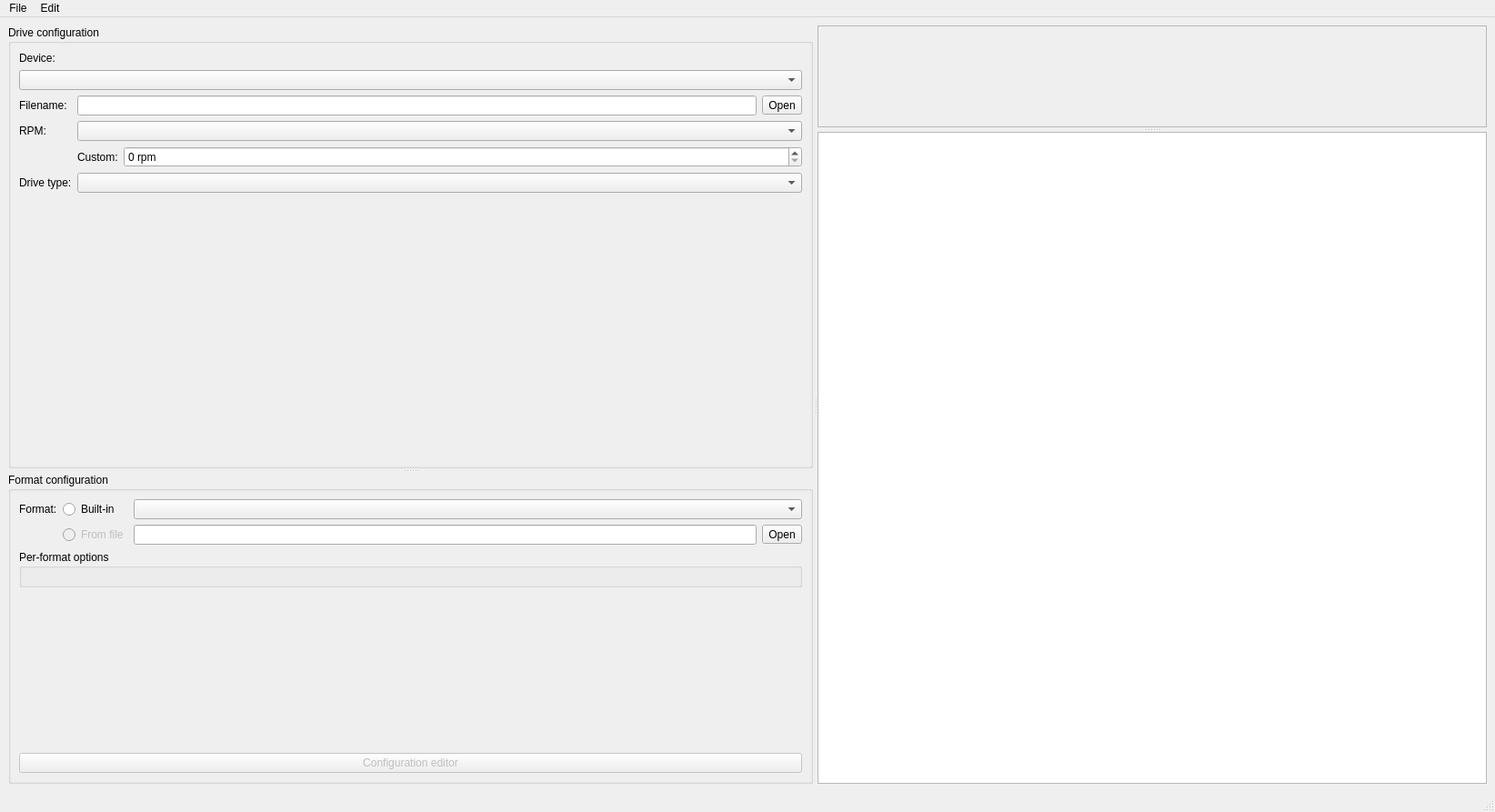
<?xml version="1.0" encoding="UTF-8"?>
<ui version="4.0">
 <class>MainWindow</class>
 <widget class="QMainWindow" name="MainWindow">
  <property name="geometry">
   <rect>
    <x>0</x>
    <y>0</y>
    <width>1644</width>
    <height>893</height>
   </rect>
  </property>
  <property name="windowTitle">
   <string>MainWindow</string>
  </property>
  <property name="windowIcon">
   <iconset resource="resources.qrc">
    <normaloff>:/ui/extras/icon.png</normaloff>:/ui/extras/icon.png</iconset>
  </property>
  <property name="styleSheet">
   <string notr="true">QTabWidget::pane {
//	border: 1px black;
//	border-style: solid;
}
</string>
  </property>
  <widget class="QWidget" name="centralwidget">
   <property name="enabled">
    <bool>true</bool>
   </property>
   <property name="sizePolicy">
    <sizepolicy hsizetype="Preferred" vsizetype="Preferred">
     <horstretch>0</horstretch>
     <verstretch>0</verstretch>
    </sizepolicy>
   </property>
   <property name="styleSheet">
    <string notr="true"/>
   </property>
   <layout class="QVBoxLayout" name="verticalLayout_6">
    <item>
     <widget class="QSplitter" name="splitter_3">
      <property name="orientation">
       <enum>Qt::Orientation::Horizontal</enum>
      </property>
      <property name="handleWidth">
       <number>5</number>
      </property>
      <widget class="QSplitter" name="splitter">
       <property name="orientation">
        <enum>Qt::Orientation::Vertical</enum>
       </property>
       <property name="handleWidth">
        <number>5</number>
       </property>
       <widget class="QGroupBox" name="driveConfigurationBox">
        <property name="sizePolicy">
         <sizepolicy hsizetype="MinimumExpanding" vsizetype="Expanding">
          <horstretch>0</horstretch>
          <verstretch>0</verstretch>
         </sizepolicy>
        </property>
        <property name="title">
         <string>Drive configuration</string>
        </property>
        <layout class="QVBoxLayout" name="verticalLayout_9">
         <property name="leftMargin">
          <number>0</number>
         </property>
         <property name="topMargin">
          <number>0</number>
         </property>
         <property name="rightMargin">
          <number>0</number>
         </property>
         <property name="bottomMargin">
          <number>0</number>
         </property>
         <item>
          <widget class="QScrollArea" name="scrollArea_2">
           <property name="sizePolicy">
            <sizepolicy hsizetype="MinimumExpanding" vsizetype="Expanding">
             <horstretch>0</horstretch>
             <verstretch>0</verstretch>
            </sizepolicy>
           </property>
           <property name="frameShape">
            <enum>QFrame::Shape::NoFrame</enum>
           </property>
           <property name="horizontalScrollBarPolicy">
            <enum>Qt::ScrollBarPolicy::ScrollBarAlwaysOff</enum>
           </property>
           <property name="sizeAdjustPolicy">
            <enum>QAbstractScrollArea::SizeAdjustPolicy::AdjustToContents</enum>
           </property>
           <property name="widgetResizable">
            <bool>true</bool>
           </property>
           <widget class="QWidget" name="scrollAreaWidgetContents_2">
            <property name="geometry">
             <rect>
              <x>0</x>
              <y>0</y>
              <width>873</width>
              <height>462</height>
             </rect>
            </property>
            <property name="sizePolicy">
             <sizepolicy hsizetype="MinimumExpanding" vsizetype="Preferred">
              <horstretch>0</horstretch>
              <verstretch>0</verstretch>
             </sizepolicy>
            </property>
            <layout class="QVBoxLayout" name="verticalLayout_4">
             <item>
              <widget class="QLabel" name="label_16">
               <property name="text">
                <string>Device:</string>
               </property>
              </widget>
             </item>
             <item>
              <widget class="QComboBox" name="deviceSelectionComboBox">
               <property name="editable">
                <bool>false</bool>
               </property>
               <property name="iconSize">
                <size>
                 <width>48</width>
                 <height>48</height>
                </size>
               </property>
              </widget>
             </item>
             <item>
              <widget class="QStackedWidget" name="driveStackedWidget">
               <property name="sizePolicy">
                <sizepolicy hsizetype="MinimumExpanding" vsizetype="MinimumExpanding">
                 <horstretch>0</horstretch>
                 <verstretch>0</verstretch>
                </sizepolicy>
               </property>
               <property name="lineWidth">
                <number>0</number>
               </property>
               <property name="currentIndex">
                <number>1</number>
               </property>
               <widget class="QWidget" name="hardwareDevicePage">
                <property name="sizePolicy">
                 <sizepolicy hsizetype="MinimumExpanding" vsizetype="MinimumExpanding">
                  <horstretch>0</horstretch>
                  <verstretch>0</verstretch>
                 </sizepolicy>
                </property>
                <layout class="QFormLayout" name="formLayout">
                 <property name="leftMargin">
                  <number>0</number>
                 </property>
                 <property name="topMargin">
                  <number>0</number>
                 </property>
                 <property name="rightMargin">
                  <number>0</number>
                 </property>
                 <property name="bottomMargin">
                  <number>0</number>
                 </property>
                 <item row="0" column="1">
                  <widget class="QLineEdit" name="portLineEdit">
                   <property name="sizePolicy">
                    <sizepolicy hsizetype="MinimumExpanding" vsizetype="Fixed">
                     <horstretch>0</horstretch>
                     <verstretch>0</verstretch>
                    </sizepolicy>
                   </property>
                  </widget>
                 </item>
                 <item row="3" column="0">
                  <widget class="QLabel" name="label_61">
                   <property name="sizePolicy">
                    <sizepolicy hsizetype="Preferred" vsizetype="MinimumExpanding">
                     <horstretch>0</horstretch>
                     <verstretch>0</verstretch>
                    </sizepolicy>
                   </property>
                   <property name="text">
                    <string>Drive:</string>
                   </property>
                  </widget>
                 </item>
                 <item row="3" column="1">
                  <widget class="QComboBox" name="driveComboBox">
                   <property name="sizePolicy">
                    <sizepolicy hsizetype="MinimumExpanding" vsizetype="Fixed">
                     <horstretch>0</horstretch>
                     <verstretch>0</verstretch>
                    </sizepolicy>
                   </property>
                   <item>
                    <property name="text">
                     <string>0</string>
                    </property>
                   </item>
                   <item>
                    <property name="text">
                     <string>1</string>
                    </property>
                   </item>
                  </widget>
                 </item>
                 <item row="4" column="0">
                  <widget class="QLabel" name="label_71">
                   <property name="sizePolicy">
                    <sizepolicy hsizetype="Preferred" vsizetype="MinimumExpanding">
                     <horstretch>0</horstretch>
                     <verstretch>0</verstretch>
                    </sizepolicy>
                   </property>
                   <property name="text">
                    <string>Drive type:</string>
                   </property>
                  </widget>
                 </item>
                 <item row="4" column="1">
                  <widget class="QComboBox" name="driveTypeComboBox">
                   <property name="sizePolicy">
                    <sizepolicy hsizetype="MinimumExpanding" vsizetype="Fixed">
                     <horstretch>0</horstretch>
                     <verstretch>0</verstretch>
                    </sizepolicy>
                   </property>
                  </widget>
                 </item>
                 <item row="7" column="0">
                  <widget class="QLabel" name="label_15">
                   <property name="sizePolicy">
                    <sizepolicy hsizetype="Preferred" vsizetype="MinimumExpanding">
                     <horstretch>0</horstretch>
                     <verstretch>0</verstretch>
                    </sizepolicy>
                   </property>
                   <property name="text">
                    <string>Sample time:</string>
                   </property>
                  </widget>
                 </item>
                 <item row="7" column="1">
                  <widget class="QRadioButton" name="defaultSampleTimeCheckbox">
                   <property name="enabled">
                    <bool>false</bool>
                   </property>
                   <property name="text">
                    <string>Default for format</string>
                   </property>
                  </widget>
                 </item>
                 <item row="6" column="1">
                  <widget class="QCheckBox" name="highDensityToggle">
                   <property name="text">
                    <string>High density disk inserted</string>
                   </property>
                  </widget>
                 </item>
                 <item row="0" column="0">
                  <widget class="QLabel" name="label_4">
                   <property name="sizePolicy">
                    <sizepolicy hsizetype="Preferred" vsizetype="MinimumExpanding">
                     <horstretch>0</horstretch>
                     <verstretch>0</verstretch>
                    </sizepolicy>
                   </property>
                   <property name="text">
                    <string>Port:</string>
                   </property>
                  </widget>
                 </item>
                 <item row="9" column="1">
                  <spacer name="verticalSpacer_2">
                   <property name="orientation">
                    <enum>Qt::Orientation::Vertical</enum>
                   </property>
                   <property name="sizeHint" stdset="0">
                    <size>
                     <width>20</width>
                     <height>40</height>
                    </size>
                   </property>
                  </spacer>
                 </item>
                 <item row="8" column="1">
                  <layout class="QHBoxLayout" name="horizontalLayout_7">
                   <item>
                    <widget class="QRadioButton" name="customSampleTimeCheckBox">
                     <property name="enabled">
                      <bool>false</bool>
                     </property>
                     <property name="text">
                      <string>Custom:</string>
                     </property>
                    </widget>
                   </item>
                   <item>
                    <widget class="QSpinBox" name="customSampleTimeSpinbox">
                     <property name="sizePolicy">
                      <sizepolicy hsizetype="MinimumExpanding" vsizetype="Fixed">
                       <horstretch>0</horstretch>
                       <verstretch>0</verstretch>
                      </sizepolicy>
                     </property>
                     <property name="accelerated">
                      <bool>true</bool>
                     </property>
                     <property name="suffix">
                      <string>ms</string>
                     </property>
                     <property name="minimum">
                      <number>50</number>
                     </property>
                     <property name="maximum">
                      <number>1000</number>
                     </property>
                     <property name="singleStep">
                      <number>50</number>
                     </property>
                     <property name="value">
                      <number>300</number>
                     </property>
                    </widget>
                   </item>
                  </layout>
                 </item>
                </layout>
               </widget>
               <widget class="QWidget" name="fluxDevicePage">
                <property name="sizePolicy">
                 <sizepolicy hsizetype="MinimumExpanding" vsizetype="MinimumExpanding">
                  <horstretch>0</horstretch>
                  <verstretch>0</verstretch>
                 </sizepolicy>
                </property>
                <layout class="QFormLayout" name="formLayout1">
                 <property name="leftMargin">
                  <number>0</number>
                 </property>
                 <property name="topMargin">
                  <number>0</number>
                 </property>
                 <property name="rightMargin">
                  <number>0</number>
                 </property>
                 <property name="bottomMargin">
                  <number>0</number>
                 </property>
                 <item row="0" column="0">
                  <widget class="QLabel" name="label_6">
                   <property name="sizePolicy">
                    <sizepolicy hsizetype="Preferred" vsizetype="MinimumExpanding">
                     <horstretch>0</horstretch>
                     <verstretch>0</verstretch>
                    </sizepolicy>
                   </property>
                   <property name="text">
                    <string>Filename:</string>
                   </property>
                  </widget>
                 </item>
                 <item row="0" column="1">
                  <layout class="QHBoxLayout" name="horizontalLayout_2">
                   <item>
                    <widget class="QLineEdit" name="filenameEdit">
                     <property name="sizePolicy">
                      <sizepolicy hsizetype="MinimumExpanding" vsizetype="Fixed">
                       <horstretch>0</horstretch>
                       <verstretch>0</verstretch>
                      </sizepolicy>
                     </property>
                    </widget>
                   </item>
                   <item>
                    <widget class="QToolButton" name="openButton">
                     <property name="text">
                      <string>Open</string>
                     </property>
                     <property name="icon">
                      <iconset theme="document-open"/>
                     </property>
                     <property name="toolButtonStyle">
                      <enum>Qt::ToolButtonStyle::ToolButtonFollowStyle</enum>
                     </property>
                    </widget>
                   </item>
                  </layout>
                 </item>
                 <item row="1" column="0">
                  <widget class="QLabel" name="label_7">
                   <property name="sizePolicy">
                    <sizepolicy hsizetype="Preferred" vsizetype="MinimumExpanding">
                     <horstretch>0</horstretch>
                     <verstretch>0</verstretch>
                    </sizepolicy>
                   </property>
                   <property name="text">
                    <string>RPM:</string>
                   </property>
                  </widget>
                 </item>
                 <item row="1" column="1">
                  <widget class="QComboBox" name="rpmOverrideComboBox">
                   <property name="sizePolicy">
                    <sizepolicy hsizetype="MinimumExpanding" vsizetype="Fixed">
                     <horstretch>0</horstretch>
                     <verstretch>0</verstretch>
                    </sizepolicy>
                   </property>
                   <property name="editable">
                    <bool>false</bool>
                   </property>
                  </widget>
                 </item>
                 <item row="3" column="0">
                  <widget class="QLabel" name="label">
                   <property name="sizePolicy">
                    <sizepolicy hsizetype="Preferred" vsizetype="MinimumExpanding">
                     <horstretch>0</horstretch>
                     <verstretch>0</verstretch>
                    </sizepolicy>
                   </property>
                   <property name="text">
                    <string>Drive type:</string>
                   </property>
                  </widget>
                 </item>
                 <item row="3" column="1">
                  <widget class="QComboBox" name="driveTypeOverrideComboBox">
                   <property name="sizePolicy">
                    <sizepolicy hsizetype="MinimumExpanding" vsizetype="Fixed">
                     <horstretch>0</horstretch>
                     <verstretch>0</verstretch>
                    </sizepolicy>
                   </property>
                  </widget>
                 </item>
                 <item row="2" column="1">
                  <layout class="QHBoxLayout" name="horizontalLayout">
                   <item>
                    <widget class="QLabel" name="label_2">
                     <property name="text">
                      <string>Custom:</string>
                     </property>
                    </widget>
                   </item>
                   <item>
                    <widget class="QSpinBox" name="rpmOverrideValue">
                     <property name="sizePolicy">
                      <sizepolicy hsizetype="MinimumExpanding" vsizetype="Fixed">
                       <horstretch>0</horstretch>
                       <verstretch>0</verstretch>
                      </sizepolicy>
                     </property>
                     <property name="suffix">
                      <string> rpm</string>
                     </property>
                    </widget>
                   </item>
                  </layout>
                 </item>
                 <item row="4" column="1">
                  <spacer name="verticalSpacer">
                   <property name="orientation">
                    <enum>Qt::Orientation::Vertical</enum>
                   </property>
                   <property name="sizeHint" stdset="0">
                    <size>
                     <width>20</width>
                     <height>40</height>
                    </size>
                   </property>
                  </spacer>
                 </item>
                </layout>
               </widget>
              </widget>
             </item>
            </layout>
           </widget>
          </widget>
         </item>
        </layout>
       </widget>
       <widget class="QGroupBox" name="formatConfigurationBox">
        <property name="sizePolicy">
         <sizepolicy hsizetype="MinimumExpanding" vsizetype="Expanding">
          <horstretch>0</horstretch>
          <verstretch>0</verstretch>
         </sizepolicy>
        </property>
        <property name="title">
         <string>Format configuration</string>
        </property>
        <layout class="QVBoxLayout" name="verticalLayout_15">
         <property name="leftMargin">
          <number>0</number>
         </property>
         <property name="topMargin">
          <number>0</number>
         </property>
         <property name="rightMargin">
          <number>0</number>
         </property>
         <property name="bottomMargin">
          <number>0</number>
         </property>
         <item>
          <widget class="QScrollArea" name="scrollArea">
           <property name="sizePolicy">
            <sizepolicy hsizetype="Preferred" vsizetype="Expanding">
             <horstretch>0</horstretch>
             <verstretch>0</verstretch>
            </sizepolicy>
           </property>
           <property name="frameShape">
            <enum>QFrame::Shape::NoFrame</enum>
           </property>
           <property name="frameShadow">
            <enum>QFrame::Shadow::Plain</enum>
           </property>
           <property name="lineWidth">
            <number>0</number>
           </property>
           <property name="horizontalScrollBarPolicy">
            <enum>Qt::ScrollBarPolicy::ScrollBarAlwaysOff</enum>
           </property>
           <property name="sizeAdjustPolicy">
            <enum>QAbstractScrollArea::SizeAdjustPolicy::AdjustToContents</enum>
           </property>
           <property name="widgetResizable">
            <bool>true</bool>
           </property>
           <widget class="QWidget" name="scrollAreaWidgetContents">
            <property name="geometry">
             <rect>
              <x>0</x>
              <y>0</y>
              <width>873</width>
              <height>321</height>
             </rect>
            </property>
            <property name="sizePolicy">
             <sizepolicy hsizetype="Preferred" vsizetype="Expanding">
              <horstretch>0</horstretch>
              <verstretch>0</verstretch>
             </sizepolicy>
            </property>
            <layout class="QVBoxLayout" name="verticalLayout_5">
             <property name="leftMargin">
              <number>9</number>
             </property>
             <property name="topMargin">
              <number>9</number>
             </property>
             <item>
              <layout class="QGridLayout" name="gridLayout_2" columnstretch="0,0,100,0">
               <item row="0" column="2" colspan="2">
                <widget class="QComboBox" name="formatSelectionComboBox">
                 <property name="sizePolicy">
                  <sizepolicy hsizetype="MinimumExpanding" vsizetype="Fixed">
                   <horstretch>0</horstretch>
                   <verstretch>0</verstretch>
                  </sizepolicy>
                 </property>
                </widget>
               </item>
               <item row="0" column="1">
                <widget class="QRadioButton" name="builtInFormatRadioButton">
                 <property name="text">
                  <string>Built-in</string>
                 </property>
                 <attribute name="buttonGroup">
                  <string notr="true">formatButtonGroup</string>
                 </attribute>
                </widget>
               </item>
               <item row="1" column="1">
                <widget class="QRadioButton" name="customFormatRadioButton">
                 <property name="enabled">
                  <bool>false</bool>
                 </property>
                 <property name="text">
                  <string>From file</string>
                 </property>
                 <attribute name="buttonGroup">
                  <string notr="true">formatButtonGroup</string>
                 </attribute>
                </widget>
               </item>
               <item row="0" column="0">
                <widget class="QLabel" name="label_3">
                 <property name="text">
                  <string>Format:</string>
                 </property>
                 <property name="alignment">
                  <set>Qt::AlignmentFlag::AlignLeading|Qt::AlignmentFlag::AlignLeft|Qt::AlignmentFlag::AlignVCenter</set>
                 </property>
                </widget>
               </item>
               <item row="1" column="2">
                <widget class="QLineEdit" name="customFormatFilenameEdit">
                 <property name="sizePolicy">
                  <sizepolicy hsizetype="MinimumExpanding" vsizetype="Fixed">
                   <horstretch>0</horstretch>
                   <verstretch>0</verstretch>
                  </sizepolicy>
                 </property>
                </widget>
               </item>
               <item row="1" column="3">
                <widget class="QToolButton" name="customFormatOpenButton">
                 <property name="text">
                  <string>Open</string>
                 </property>
                 <property name="icon">
                  <iconset theme="document-open"/>
                 </property>
                 <property name="toolButtonStyle">
                  <enum>Qt::ToolButtonStyle::ToolButtonFollowStyle</enum>
                 </property>
                 <property name="arrowType">
                  <enum>Qt::ArrowType::NoArrow</enum>
                 </property>
                </widget>
               </item>
              </layout>
             </item>
             <item>
              <widget class="QGroupBox" name="groupBox_3">
               <property name="title">
                <string>Per-format options</string>
               </property>
               <layout class="QVBoxLayout" name="verticalLayout_10">
                <item>
                 <layout class="QVBoxLayout" name="formatOptionsContainerLayout"/>
                </item>
               </layout>
              </widget>
             </item>
             <item>
              <spacer name="verticalSpacer_3">
               <property name="orientation">
                <enum>Qt::Orientation::Vertical</enum>
               </property>
               <property name="sizeHint" stdset="0">
                <size>
                 <width>20</width>
                 <height>40</height>
                </size>
               </property>
              </spacer>
             </item>
             <item>
              <widget class="QPushButton" name="pushButton_5">
               <property name="enabled">
                <bool>false</bool>
               </property>
               <property name="sizePolicy">
                <sizepolicy hsizetype="Preferred" vsizetype="Fixed">
                 <horstretch>0</horstretch>
                 <verstretch>0</verstretch>
                </sizepolicy>
               </property>
               <property name="text">
                <string>Configuration editor</string>
               </property>
              </widget>
             </item>
            </layout>
           </widget>
          </widget>
         </item>
        </layout>
       </widget>
      </widget>
      <widget class="QSplitter" name="splitter_2">
       <property name="orientation">
        <enum>Qt::Orientation::Vertical</enum>
       </property>
       <property name="handleWidth">
        <number>5</number>
       </property>
       <widget class="QFrame" name="container">
        <property name="sizePolicy">
         <sizepolicy hsizetype="Expanding" vsizetype="Expanding">
          <horstretch>0</horstretch>
          <verstretch>0</verstretch>
         </sizepolicy>
        </property>
        <property name="frameShape">
         <enum>QFrame::Shape::StyledPanel</enum>
        </property>
        <property name="frameShadow">
         <enum>QFrame::Shadow::Raised</enum>
        </property>
       </widget>
       <widget class="QPlainTextEdit" name="logViewerEdit">
        <property name="sizePolicy">
         <sizepolicy hsizetype="Expanding" vsizetype="Preferred">
          <horstretch>0</horstretch>
          <verstretch>0</verstretch>
         </sizepolicy>
        </property>
        <property name="styleSheet">
         <string notr="true">font-family: monospace;</string>
        </property>
        <property name="horizontalScrollBarPolicy">
         <enum>Qt::ScrollBarPolicy::ScrollBarAsNeeded</enum>
        </property>
        <property name="documentTitle">
         <string/>
        </property>
        <property name="lineWrapMode">
         <enum>QPlainTextEdit::LineWrapMode::NoWrap</enum>
        </property>
        <property name="readOnly">
         <bool>true</bool>
        </property>
        <property name="plainText">
         <string/>
        </property>
        <property name="backgroundVisible">
         <bool>false</bool>
        </property>
       </widget>
      </widget>
     </widget>
    </item>
   </layout>
  </widget>
  <widget class="QMenuBar" name="menubar">
   <property name="geometry">
    <rect>
     <x>0</x>
     <y>0</y>
     <width>1644</width>
     <height>25</height>
    </rect>
   </property>
   <widget class="QMenu" name="menuFile">
    <property name="title">
     <string>File</string>
    </property>
    <addaction name="separator"/>
    <addaction name="actionE_xit"/>
   </widget>
   <widget class="QMenu" name="menuEdit">
    <property name="title">
     <string>Edit</string>
    </property>
    <addaction name="actionCu_t"/>
    <addaction name="actionCopy"/>
    <addaction name="actionPaste"/>
   </widget>
   <addaction name="menuFile"/>
   <addaction name="menuEdit"/>
  </widget>
  <widget class="QStatusBar" name="statusbar"/>
  <action name="actionE_xit">
   <property name="icon">
    <iconset theme="application-exit"/>
   </property>
   <property name="text">
    <string>E&amp;xit</string>
   </property>
  </action>
  <action name="actionCu_t">
   <property name="icon">
    <iconset theme="edit-cut"/>
   </property>
   <property name="text">
    <string>Cu&amp;t</string>
   </property>
  </action>
  <action name="actionCopy">
   <property name="icon">
    <iconset theme="edit-copy"/>
   </property>
   <property name="text">
    <string>&amp;Copy</string>
   </property>
  </action>
  <action name="actionPaste">
   <property name="icon">
    <iconset theme="edit-paste"/>
   </property>
   <property name="text">
    <string>&amp;Paste</string>
   </property>
  </action>
 </widget>
 <resources>
  <include location="resources.qrc"/>
 </resources>
 <connections/>
 <buttongroups>
  <buttongroup name="formatButtonGroup"/>
 </buttongroups>
</ui>
